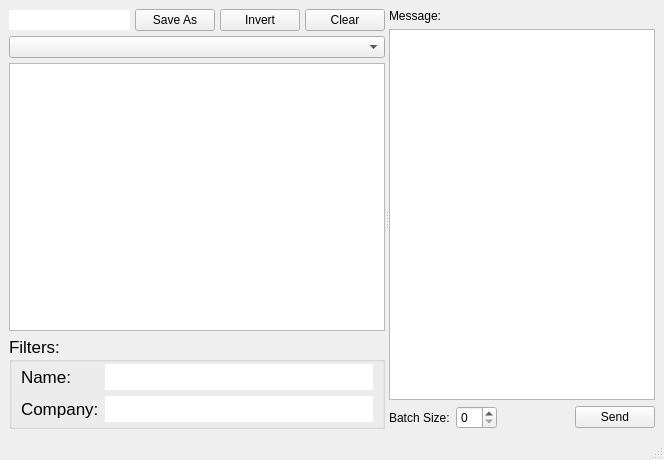
<?xml version="1.0" encoding="UTF-8"?>
<ui version="4.0">
 <class>MainWindow</class>
 <widget class="QMainWindow" name="MainWindow">
  <property name="geometry">
   <rect>
    <x>0</x>
    <y>0</y>
    <width>664</width>
    <height>460</height>
   </rect>
  </property>
  <property name="windowTitle">
   <string>MainWindow</string>
  </property>
  <widget class="QWidget" name="centralwidget">
   <property name="sizePolicy">
    <sizepolicy hsizetype="Expanding" vsizetype="Expanding">
     <horstretch>0</horstretch>
     <verstretch>0</verstretch>
    </sizepolicy>
   </property>
   <layout class="QHBoxLayout" name="horizontalLayout">
    <item>
     <widget class="QSplitter" name="splitter">
      <property name="sizePolicy">
       <sizepolicy hsizetype="Expanding" vsizetype="Expanding">
        <horstretch>0</horstretch>
        <verstretch>0</verstretch>
       </sizepolicy>
      </property>
      <property name="orientation">
       <enum>Qt::Orientation::Horizontal</enum>
      </property>
      <widget class="QWidget" name="layoutWidget">
       <layout class="QVBoxLayout" name="leftVerticalLayout" stretch="0,0,1,0">
        <property name="spacing">
         <number>5</number>
        </property>
        <item>
         <layout class="QHBoxLayout" name="horizontalLayout_2">
          <item>
           <widget class="QLineEdit" name="saveAsLineEdit">
            <property name="frame">
             <bool>false</bool>
            </property>
           </widget>
          </item>
          <item>
           <widget class="QPushButton" name="saveAsPushButton">
            <property name="toolTip">
             <string notr="true" extracomment="Save the current contact list to Settings."/>
            </property>
            <property name="text">
             <string>Save As</string>
            </property>
           </widget>
          </item>
          <item>
           <widget class="QPushButton" name="invertPushButton">
            <property name="text">
             <string>Invert</string>
            </property>
           </widget>
          </item>
          <item>
           <widget class="QPushButton" name="clearPushButton">
            <property name="text">
             <string>Clear</string>
            </property>
           </widget>
          </item>
         </layout>
        </item>
        <item>
         <widget class="QComboBox" name="listNameComboBox"/>
        </item>
        <item>
         <widget class="QListWidget" name="listWidget">
          <property name="font">
           <font>
            <family>Arial</family>
            <pointsize>13</pointsize>
           </font>
          </property>
         </widget>
        </item>
        <item>
         <widget class="QGroupBox" name="groupBox">
          <property name="sizePolicy">
           <sizepolicy hsizetype="Preferred" vsizetype="MinimumExpanding">
            <horstretch>0</horstretch>
            <verstretch>0</verstretch>
           </sizepolicy>
          </property>
          <property name="font">
           <font>
            <family>Arial</family>
            <pointsize>13</pointsize>
           </font>
          </property>
          <property name="title">
           <string>Filters:</string>
          </property>
          <property name="flat">
           <bool>false</bool>
          </property>
          <property name="checkable">
           <bool>false</bool>
          </property>
          <layout class="QGridLayout" name="gridLayout">
           <property name="topMargin">
            <number>2</number>
           </property>
           <property name="bottomMargin">
            <number>4</number>
           </property>
           <item row="0" column="0">
            <layout class="QFormLayout" name="formLayout">
             <property name="sizeConstraint">
              <enum>QLayout::SizeConstraint::SetNoConstraint</enum>
             </property>
             <property name="fieldGrowthPolicy">
              <enum>QFormLayout::FieldGrowthPolicy::ExpandingFieldsGrow</enum>
             </property>
             <property name="formAlignment">
              <set>Qt::AlignmentFlag::AlignLeading|Qt::AlignmentFlag::AlignLeft|Qt::AlignmentFlag::AlignTop</set>
             </property>
             <item row="1" column="0">
              <widget class="QLabel" name="label">
               <property name="font">
                <font>
                 <family>Arial</family>
                 <pointsize>13</pointsize>
                </font>
               </property>
               <property name="text">
                <string>Company:</string>
               </property>
              </widget>
             </item>
             <item row="1" column="1">
              <widget class="QLineEdit" name="companyLineEdit">
               <property name="sizePolicy">
                <sizepolicy hsizetype="Expanding" vsizetype="Fixed">
                 <horstretch>10</horstretch>
                 <verstretch>0</verstretch>
                </sizepolicy>
               </property>
               <property name="font">
                <font>
                 <family>Arial</family>
                 <pointsize>13</pointsize>
                </font>
               </property>
               <property name="frame">
                <bool>false</bool>
               </property>
              </widget>
             </item>
             <item row="0" column="0">
              <widget class="QLabel" name="label_2">
               <property name="font">
                <font>
                 <family>Arial</family>
                 <pointsize>13</pointsize>
                </font>
               </property>
               <property name="text">
                <string>Name:</string>
               </property>
              </widget>
             </item>
             <item row="0" column="1">
              <widget class="QLineEdit" name="nameLineEdit">
               <property name="font">
                <font>
                 <family>Arial</family>
                 <pointsize>13</pointsize>
                </font>
               </property>
               <property name="frame">
                <bool>false</bool>
               </property>
              </widget>
             </item>
            </layout>
           </item>
          </layout>
         </widget>
        </item>
       </layout>
      </widget>
      <widget class="QWidget" name="layoutWidget">
       <layout class="QVBoxLayout" name="rightVerticalLayout">
        <item>
         <widget class="QLabel" name="messageLabel">
          <property name="enabled">
           <bool>true</bool>
          </property>
          <property name="text">
           <string>Message:</string>
          </property>
         </widget>
        </item>
        <item>
         <widget class="QTextEdit" name="messageTextEdit">
          <property name="font">
           <font>
            <family>Monaco</family>
            <pointsize>14</pointsize>
           </font>
          </property>
         </widget>
        </item>
        <item>
         <layout class="QHBoxLayout" name="sendHorizontalLayout">
          <item alignment="Qt::AlignmentFlag::AlignLeft">
           <widget class="QLabel" name="label_3">
            <property name="text">
             <string>Batch Size:</string>
            </property>
           </widget>
          </item>
          <item alignment="Qt::AlignmentFlag::AlignLeft">
           <widget class="QSpinBox" name="batchSizeSpinBox"/>
          </item>
          <item>
           <widget class="QFrame" name="frame">
            <property name="sizePolicy">
             <sizepolicy hsizetype="Preferred" vsizetype="Preferred">
              <horstretch>4</horstretch>
              <verstretch>0</verstretch>
             </sizepolicy>
            </property>
            <property name="frameShape">
             <enum>QFrame::Shape::NoFrame</enum>
            </property>
            <property name="frameShadow">
             <enum>QFrame::Shadow::Plain</enum>
            </property>
           </widget>
          </item>
          <item alignment="Qt::AlignmentFlag::AlignRight">
           <widget class="QPushButton" name="sendButton">
            <property name="text">
             <string>Send</string>
            </property>
           </widget>
          </item>
         </layout>
        </item>
       </layout>
      </widget>
     </widget>
    </item>
   </layout>
  </widget>
  <widget class="QMenuBar" name="menubar">
   <property name="geometry">
    <rect>
     <x>0</x>
     <y>0</y>
     <width>664</width>
     <height>29</height>
    </rect>
   </property>
  </widget>
  <widget class="QStatusBar" name="statusbar">
   <property name="font">
    <font>
     <family>Arial</family>
    </font>
   </property>
  </widget>
 </widget>
 <resources/>
 <connections/>
</ui>
